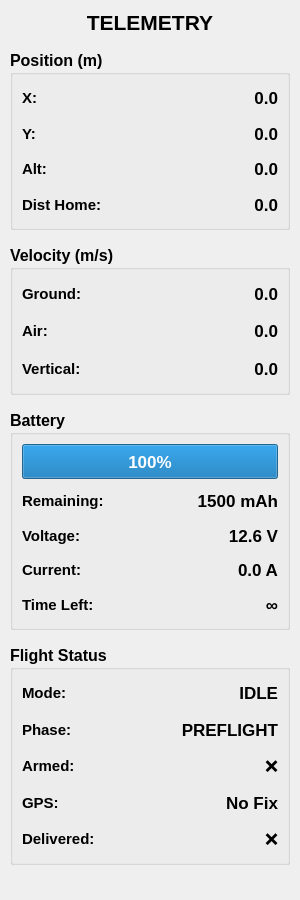
<?xml version="1.0" encoding="UTF-8"?>
<ui version="4.0">
 <class>TelemetryPanel</class>
 <widget class="QWidget" name="TelemetryPanel">
  <property name="geometry">
   <rect>
    <x>0</x>
    <y>0</y>
    <width>296</width>
    <height>900</height>
   </rect>
  </property>
  <property name="minimumSize">
   <size>
    <width>300</width>
    <height>900</height>
   </size>
  </property>
  <property name="windowTitle">
   <string>Telemetry</string>
  </property>
  <layout class="QVBoxLayout" name="verticalLayout">
   <property name="spacing">
    <number>15</number>
   </property>
   <property name="leftMargin">
    <number>10</number>
   </property>
   <property name="topMargin">
    <number>10</number>
   </property>
   <property name="rightMargin">
    <number>10</number>
   </property>
   <property name="bottomMargin">
    <number>10</number>
   </property>
   <item>
    <widget class="QLabel" name="titleLabel">
     <property name="font">
      <font>
       <pointsize>16</pointsize>
       <bold>true</bold>
      </font>
     </property>
     <property name="text">
      <string>TELEMETRY</string>
     </property>
     <property name="alignment">
      <set>Qt::AlignmentFlag::AlignCenter</set>
     </property>
    </widget>
   </item>
   <item>
    <widget class="QGroupBox" name="positionGroup">
     <property name="minimumSize">
      <size>
       <width>0</width>
       <height>180</height>
      </size>
     </property>
     <property name="font">
      <font>
       <pointsize>12</pointsize>
       <bold>true</bold>
      </font>
     </property>
     <property name="title">
      <string>Position (m)</string>
     </property>
     <layout class="QGridLayout" name="gridLayout">
      <property name="spacing">
       <number>8</number>
      </property>
      <item row="0" column="0">
       <widget class="QLabel" name="label_x">
        <property name="font">
         <font>
          <pointsize>11</pointsize>
          <bold>true</bold>
         </font>
        </property>
        <property name="text">
         <string>X:</string>
        </property>
       </widget>
      </item>
      <item row="0" column="1">
       <widget class="QLabel" name="pos_x_label">
        <property name="font">
         <font>
          <pointsize>13</pointsize>
          <bold>true</bold>
         </font>
        </property>
        <property name="text">
         <string>0.0</string>
        </property>
        <property name="alignment">
         <set>Qt::AlignmentFlag::AlignRight|Qt::AlignmentFlag::AlignTrailing|Qt::AlignmentFlag::AlignVCenter</set>
        </property>
       </widget>
      </item>
      <item row="1" column="0">
       <widget class="QLabel" name="label_y">
        <property name="font">
         <font>
          <pointsize>11</pointsize>
          <bold>true</bold>
         </font>
        </property>
        <property name="text">
         <string>Y:</string>
        </property>
       </widget>
      </item>
      <item row="1" column="1">
       <widget class="QLabel" name="pos_y_label">
        <property name="font">
         <font>
          <pointsize>13</pointsize>
          <bold>true</bold>
         </font>
        </property>
        <property name="text">
         <string>0.0</string>
        </property>
        <property name="alignment">
         <set>Qt::AlignmentFlag::AlignRight|Qt::AlignmentFlag::AlignTrailing|Qt::AlignmentFlag::AlignVCenter</set>
        </property>
       </widget>
      </item>
      <item row="2" column="0">
       <widget class="QLabel" name="label_alt">
        <property name="font">
         <font>
          <pointsize>11</pointsize>
          <bold>true</bold>
         </font>
        </property>
        <property name="text">
         <string>Alt:</string>
        </property>
       </widget>
      </item>
      <item row="2" column="1">
       <widget class="QLabel" name="pos_z_label">
        <property name="font">
         <font>
          <pointsize>13</pointsize>
          <bold>true</bold>
         </font>
        </property>
        <property name="text">
         <string>0.0</string>
        </property>
        <property name="alignment">
         <set>Qt::AlignmentFlag::AlignRight|Qt::AlignmentFlag::AlignTrailing|Qt::AlignmentFlag::AlignVCenter</set>
        </property>
       </widget>
      </item>
      <item row="3" column="0">
       <widget class="QLabel" name="label_dist">
        <property name="font">
         <font>
          <pointsize>11</pointsize>
          <bold>true</bold>
         </font>
        </property>
        <property name="text">
         <string>Dist Home:</string>
        </property>
       </widget>
      </item>
      <item row="3" column="1">
       <widget class="QLabel" name="dist_home_label">
        <property name="font">
         <font>
          <pointsize>13</pointsize>
          <bold>true</bold>
         </font>
        </property>
        <property name="text">
         <string>0.0</string>
        </property>
        <property name="alignment">
         <set>Qt::AlignmentFlag::AlignRight|Qt::AlignmentFlag::AlignTrailing|Qt::AlignmentFlag::AlignVCenter</set>
        </property>
       </widget>
      </item>
     </layout>
    </widget>
   </item>
   <item>
    <widget class="QGroupBox" name="velocityGroup">
     <property name="minimumSize">
      <size>
       <width>0</width>
       <height>150</height>
      </size>
     </property>
     <property name="font">
      <font>
       <pointsize>12</pointsize>
       <bold>true</bold>
      </font>
     </property>
     <property name="title">
      <string>Velocity (m/s)</string>
     </property>
     <layout class="QGridLayout" name="gridLayout_2">
      <property name="spacing">
       <number>8</number>
      </property>
      <item row="0" column="0">
       <widget class="QLabel" name="label_ground">
        <property name="font">
         <font>
          <pointsize>11</pointsize>
          <bold>true</bold>
         </font>
        </property>
        <property name="text">
         <string>Ground:</string>
        </property>
       </widget>
      </item>
      <item row="0" column="1">
       <widget class="QLabel" name="vel_ground_label">
        <property name="font">
         <font>
          <pointsize>13</pointsize>
          <bold>true</bold>
         </font>
        </property>
        <property name="text">
         <string>0.0</string>
        </property>
        <property name="alignment">
         <set>Qt::AlignmentFlag::AlignRight|Qt::AlignmentFlag::AlignTrailing|Qt::AlignmentFlag::AlignVCenter</set>
        </property>
       </widget>
      </item>
      <item row="1" column="0">
       <widget class="QLabel" name="label_air">
        <property name="font">
         <font>
          <pointsize>11</pointsize>
          <bold>true</bold>
         </font>
        </property>
        <property name="text">
         <string>Air:</string>
        </property>
       </widget>
      </item>
      <item row="1" column="1">
       <widget class="QLabel" name="vel_air_label">
        <property name="font">
         <font>
          <pointsize>13</pointsize>
          <bold>true</bold>
         </font>
        </property>
        <property name="text">
         <string>0.0</string>
        </property>
        <property name="alignment">
         <set>Qt::AlignmentFlag::AlignRight|Qt::AlignmentFlag::AlignTrailing|Qt::AlignmentFlag::AlignVCenter</set>
        </property>
       </widget>
      </item>
      <item row="2" column="0">
       <widget class="QLabel" name="label_vert">
        <property name="font">
         <font>
          <pointsize>11</pointsize>
          <bold>true</bold>
         </font>
        </property>
        <property name="text">
         <string>Vertical:</string>
        </property>
       </widget>
      </item>
      <item row="2" column="1">
       <widget class="QLabel" name="vel_vert_label">
        <property name="font">
         <font>
          <pointsize>13</pointsize>
          <bold>true</bold>
         </font>
        </property>
        <property name="text">
         <string>0.0</string>
        </property>
        <property name="alignment">
         <set>Qt::AlignmentFlag::AlignRight|Qt::AlignmentFlag::AlignTrailing|Qt::AlignmentFlag::AlignVCenter</set>
        </property>
       </widget>
      </item>
     </layout>
    </widget>
   </item>
   <item>
    <widget class="QGroupBox" name="batteryGroup">
     <property name="minimumSize">
      <size>
       <width>0</width>
       <height>220</height>
      </size>
     </property>
     <property name="font">
      <font>
       <pointsize>12</pointsize>
       <bold>true</bold>
      </font>
     </property>
     <property name="title">
      <string>Battery</string>
     </property>
     <layout class="QVBoxLayout" name="verticalLayout_2">
      <property name="spacing">
       <number>8</number>
      </property>
      <item>
       <widget class="QProgressBar" name="battery_bar">
        <property name="minimumSize">
         <size>
          <width>0</width>
          <height>35</height>
         </size>
        </property>
        <property name="font">
         <font>
          <pointsize>13</pointsize>
          <bold>true</bold>
         </font>
        </property>
        <property name="value">
         <number>100</number>
        </property>
        <property name="format">
         <string>%p%</string>
        </property>
       </widget>
      </item>
      <item>
       <layout class="QGridLayout" name="gridLayout_3">
        <property name="spacing">
         <number>8</number>
        </property>
        <item row="0" column="0">
         <widget class="QLabel" name="label_remaining">
          <property name="font">
           <font>
            <pointsize>11</pointsize>
            <bold>true</bold>
           </font>
          </property>
          <property name="text">
           <string>Remaining:</string>
          </property>
         </widget>
        </item>
        <item row="0" column="1">
         <widget class="QLabel" name="battery_mah_label">
          <property name="font">
           <font>
            <pointsize>13</pointsize>
            <bold>true</bold>
           </font>
          </property>
          <property name="text">
           <string>1500 mAh</string>
          </property>
          <property name="alignment">
           <set>Qt::AlignmentFlag::AlignRight|Qt::AlignmentFlag::AlignTrailing|Qt::AlignmentFlag::AlignVCenter</set>
          </property>
         </widget>
        </item>
        <item row="1" column="0">
         <widget class="QLabel" name="label_voltage">
          <property name="font">
           <font>
            <pointsize>11</pointsize>
            <bold>true</bold>
           </font>
          </property>
          <property name="text">
           <string>Voltage:</string>
          </property>
         </widget>
        </item>
        <item row="1" column="1">
         <widget class="QLabel" name="battery_volt_label">
          <property name="font">
           <font>
            <pointsize>13</pointsize>
            <bold>true</bold>
           </font>
          </property>
          <property name="text">
           <string>12.6 V</string>
          </property>
          <property name="alignment">
           <set>Qt::AlignmentFlag::AlignRight|Qt::AlignmentFlag::AlignTrailing|Qt::AlignmentFlag::AlignVCenter</set>
          </property>
         </widget>
        </item>
        <item row="2" column="0">
         <widget class="QLabel" name="label_current">
          <property name="font">
           <font>
            <pointsize>11</pointsize>
            <bold>true</bold>
           </font>
          </property>
          <property name="text">
           <string>Current:</string>
          </property>
         </widget>
        </item>
        <item row="2" column="1">
         <widget class="QLabel" name="battery_current_label">
          <property name="font">
           <font>
            <pointsize>13</pointsize>
            <bold>true</bold>
           </font>
          </property>
          <property name="text">
           <string>0.0 A</string>
          </property>
          <property name="alignment">
           <set>Qt::AlignmentFlag::AlignRight|Qt::AlignmentFlag::AlignTrailing|Qt::AlignmentFlag::AlignVCenter</set>
          </property>
         </widget>
        </item>
        <item row="3" column="0">
         <widget class="QLabel" name="label_time">
          <property name="font">
           <font>
            <pointsize>11</pointsize>
            <bold>true</bold>
           </font>
          </property>
          <property name="text">
           <string>Time Left:</string>
          </property>
         </widget>
        </item>
        <item row="3" column="1">
         <widget class="QLabel" name="battery_time_label">
          <property name="font">
           <font>
            <pointsize>13</pointsize>
            <bold>true</bold>
           </font>
          </property>
          <property name="text">
           <string>∞</string>
          </property>
          <property name="alignment">
           <set>Qt::AlignmentFlag::AlignRight|Qt::AlignmentFlag::AlignTrailing|Qt::AlignmentFlag::AlignVCenter</set>
          </property>
         </widget>
        </item>
       </layout>
      </item>
     </layout>
    </widget>
   </item>
   <item>
    <widget class="QGroupBox" name="statusGroup">
     <property name="minimumSize">
      <size>
       <width>0</width>
       <height>220</height>
      </size>
     </property>
     <property name="font">
      <font>
       <pointsize>12</pointsize>
       <bold>true</bold>
      </font>
     </property>
     <property name="title">
      <string>Flight Status</string>
     </property>
     <layout class="QGridLayout" name="gridLayout_4">
      <property name="spacing">
       <number>8</number>
      </property>
      <item row="0" column="0">
       <widget class="QLabel" name="label_mode">
        <property name="font">
         <font>
          <pointsize>11</pointsize>
          <bold>true</bold>
         </font>
        </property>
        <property name="text">
         <string>Mode:</string>
        </property>
       </widget>
      </item>
      <item row="0" column="1">
       <widget class="QLabel" name="mode_label">
        <property name="font">
         <font>
          <pointsize>13</pointsize>
          <bold>true</bold>
         </font>
        </property>
        <property name="text">
         <string>IDLE</string>
        </property>
        <property name="alignment">
         <set>Qt::AlignmentFlag::AlignRight|Qt::AlignmentFlag::AlignTrailing|Qt::AlignmentFlag::AlignVCenter</set>
        </property>
       </widget>
      </item>
      <item row="1" column="0">
       <widget class="QLabel" name="label_phase">
        <property name="font">
         <font>
          <pointsize>11</pointsize>
          <bold>true</bold>
         </font>
        </property>
        <property name="text">
         <string>Phase:</string>
        </property>
       </widget>
      </item>
      <item row="1" column="1">
       <widget class="QLabel" name="phase_label">
        <property name="font">
         <font>
          <pointsize>13</pointsize>
          <bold>true</bold>
         </font>
        </property>
        <property name="text">
         <string>PREFLIGHT</string>
        </property>
        <property name="alignment">
         <set>Qt::AlignmentFlag::AlignRight|Qt::AlignmentFlag::AlignTrailing|Qt::AlignmentFlag::AlignVCenter</set>
        </property>
       </widget>
      </item>
      <item row="2" column="0">
       <widget class="QLabel" name="label_armed">
        <property name="font">
         <font>
          <pointsize>11</pointsize>
          <bold>true</bold>
         </font>
        </property>
        <property name="text">
         <string>Armed:</string>
        </property>
       </widget>
      </item>
      <item row="2" column="1">
       <widget class="QLabel" name="armed_label">
        <property name="font">
         <font>
          <pointsize>13</pointsize>
          <bold>true</bold>
         </font>
        </property>
        <property name="text">
         <string>❌</string>
        </property>
        <property name="alignment">
         <set>Qt::AlignmentFlag::AlignRight|Qt::AlignmentFlag::AlignTrailing|Qt::AlignmentFlag::AlignVCenter</set>
        </property>
       </widget>
      </item>
      <item row="3" column="0">
       <widget class="QLabel" name="label_gps">
        <property name="font">
         <font>
          <pointsize>11</pointsize>
          <bold>true</bold>
         </font>
        </property>
        <property name="text">
         <string>GPS:</string>
        </property>
       </widget>
      </item>
      <item row="3" column="1">
       <widget class="QLabel" name="gps_label">
        <property name="font">
         <font>
          <pointsize>13</pointsize>
          <bold>true</bold>
         </font>
        </property>
        <property name="text">
         <string>No Fix</string>
        </property>
        <property name="alignment">
         <set>Qt::AlignmentFlag::AlignRight|Qt::AlignmentFlag::AlignTrailing|Qt::AlignmentFlag::AlignVCenter</set>
        </property>
       </widget>
      </item>
      <item row="4" column="0">
       <widget class="QLabel" name="label_delivered">
        <property name="font">
         <font>
          <pointsize>11</pointsize>
          <bold>true</bold>
         </font>
        </property>
        <property name="text">
         <string>Delivered:</string>
        </property>
       </widget>
      </item>
      <item row="4" column="1">
       <widget class="QLabel" name="delivered_label">
        <property name="font">
         <font>
          <pointsize>13</pointsize>
          <bold>true</bold>
         </font>
        </property>
        <property name="text">
         <string>❌</string>
        </property>
        <property name="alignment">
         <set>Qt::AlignmentFlag::AlignRight|Qt::AlignmentFlag::AlignTrailing|Qt::AlignmentFlag::AlignVCenter</set>
        </property>
       </widget>
      </item>
     </layout>
    </widget>
   </item>
   <item>
    <spacer name="verticalSpacer">
     <property name="orientation">
      <enum>Qt::Orientation::Vertical</enum>
     </property>
     <property name="sizeHint" stdset="0">
      <size>
       <width>20</width>
       <height>20</height>
      </size>
     </property>
    </spacer>
   </item>
  </layout>
 </widget>
 <resources/>
 <connections/>
</ui>
